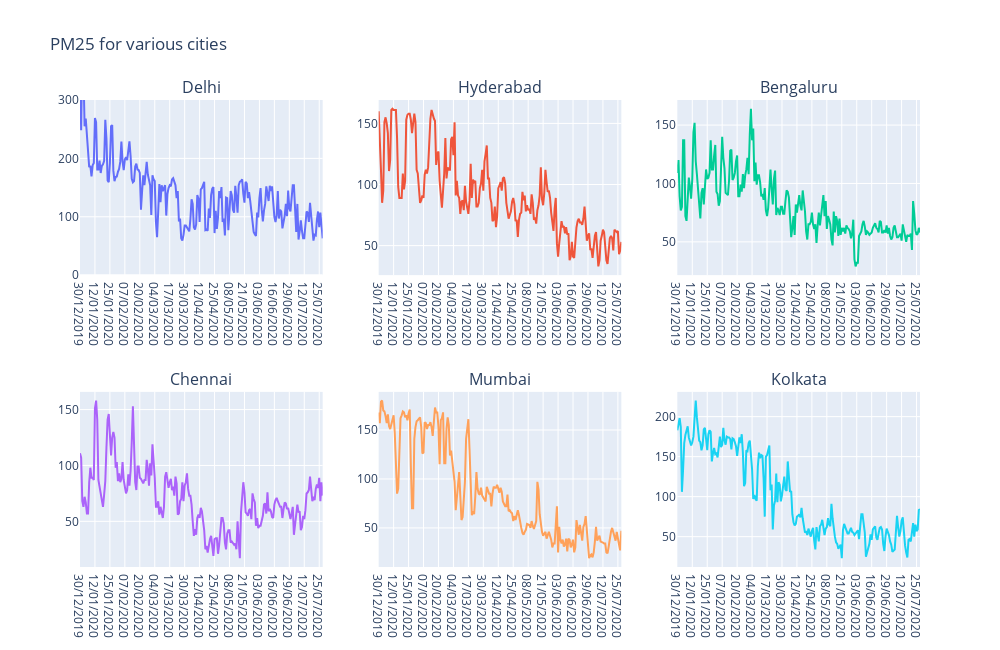

Write notebook code for a chart like this one.
### Markdown cell above
Lets generate PM 2.5 for all cities

### Code cell
city=['Delhi','Hyderabad','Bengaluru','Chennai','Mumbai','Kolkata']
p=[1,1,1,2,2,2]
h=[1,2,3,1,2,3]
fig = make_subplots(
rows=2, cols=3,
subplot_titles=("Delhi", "Hyderabad", "Bengaluru", "Chennai",'Mumbai','Kolkata'))
for l,i in enumerate(city):
    dff=df1[df1['City'].isin([i])]
    fig.add_trace(go.Scatter(x=dff['Date'], y=dff['median']),row=p[l], col=h[l])
fig.update_layout(height=650, width=1000,showlegend=False,
                  title_text="PM25 for various cities")
fig.update_layout(yaxis=dict(range=[0,300]))
fig.show()
fig.write_image('pm2.5_all_cities.png')

### Figure 1 — Plotly figure (JSON) as saved in the notebook; plotly's stock layout.template omitted (floating-point values rounded to 4 significant figures; data arrays with more than 128 entries replaced by an {"elided": "..."} marker saying what was removed)
{"data": [{"type": "scatter", "x": {"elided": "212 str values"}, "xaxis": "x", "y": {"elided": "212 int values"}, "yaxis": "y"}, {"type": "scatter", "x": {"elided": "212 str values"}, "xaxis": "x2", "y": {"elided": "212 int values"}, "yaxis": "y2"}, {"type": "scatter", "x": {"elided": "212 str values"}, "xaxis": "x3", "y": {"elided": "212 int values"}, "yaxis": "y3"}, {"type": "scatter", "x": {"elided": "212 str values"}, "xaxis": "x4", "y": {"elided": "212 int values"}, "yaxis": "y4"}, {"type": "scatter", "x": {"elided": "212 str values"}, "xaxis": "x5", "y": {"elided": "212 int values"}, "yaxis": "y5"}, {"type": "scatter", "x": {"elided": "212 str values"}, "xaxis": "x6", "y": {"elided": "212 int values"}, "yaxis": "y6"}], "layout": {"annotations": [{"font": {"size": 16}, "showarrow": false, "text": "Delhi", "x": 0.1444, "xanchor": "center", "xref": "paper", "y": 1, "yanchor": "bottom", "yref": "paper"}, {"font": {"size": 16}, "showarrow": false, "text": "Hyderabad", "x": 0.5, "xanchor": "center", "xref": "paper", "y": 1, "yanchor": "bottom", "yref": "paper"}, {"font": {"size": 16}, "showarrow": false, "text": "Bengaluru", "x": 0.8556, "xanchor": "center", "xref": "paper", "y": 1, "yanchor": "bottom", "yref": "paper"}, {"font": {"size": 16}, "showarrow": false, "text": "Chennai", "x": 0.1444, "xanchor": "center", "xref": "paper", "y": 0.375, "yanchor": "bottom", "yref": "paper"}, {"font": {"size": 16}, "showarrow": false, "text": "Mumbai", "x": 0.5, "xanchor": "center", "xref": "paper", "y": 0.375, "yanchor": "bottom", "yref": "paper"}, {"font": {"size": 16}, "showarrow": false, "text": "Kolkata", "x": 0.8556, "xanchor": "center", "xref": "paper", "y": 0.375, "yanchor": "bottom", "yref": "paper"}], "height": 650, "showlegend": false, "title": {"text": "PM25 for various cities"}, "width": 1000, "xaxis": {"anchor": "y", "autorange": true, "domain": [0, 0.2889], "range": [0, 211], "type": "category"}, "xaxis2": {"anchor": "y2", "autorange": true, "domain": [0.3556, 0.6444], "range": [0, 211], "type": "category"}, "xaxis3": {"anchor": "y3", "autorange": true, "domain": [0.7111, 1], "range": [0, 211], "type": "category"}, "xaxis4": {"anchor": "y4", "autorange": true, "domain": [0, 0.2889], "range": [0, 211], "type": "category"}, "xaxis5": {"anchor": "y5", "autorange": true, "domain": [0.3556, 0.6444], "range": [0, 211], "type": "category"}, "xaxis6": {"anchor": "y6", "autorange": true, "domain": [0.7111, 1], "range": [0, 211], "type": "category"}, "yaxis": {"anchor": "x", "domain": [0.625, 1], "range": [0, 300], "type": "linear"}, "yaxis2": {"anchor": "x2", "autorange": true, "domain": [0.625, 1], "range": [25.83, 169.2], "type": "linear"}, "yaxis3": {"anchor": "x3", "autorange": true, "domain": [0.625, 1], "range": [21.5, 171.5], "type": "linear"}, "yaxis4": {"anchor": "x4", "autorange": true, "domain": [0, 0.375], "range": [9.167, 165.8], "type": "linear"}, "yaxis5": {"anchor": "x5", "autorange": true, "domain": [0, 0.375], "range": [10.06, 188.9], "type": "linear"}, "yaxis6": {"anchor": "x6", "autorange": true, "domain": [0, 0.375], "range": [12.06, 230.9], "type": "linear"}}}
